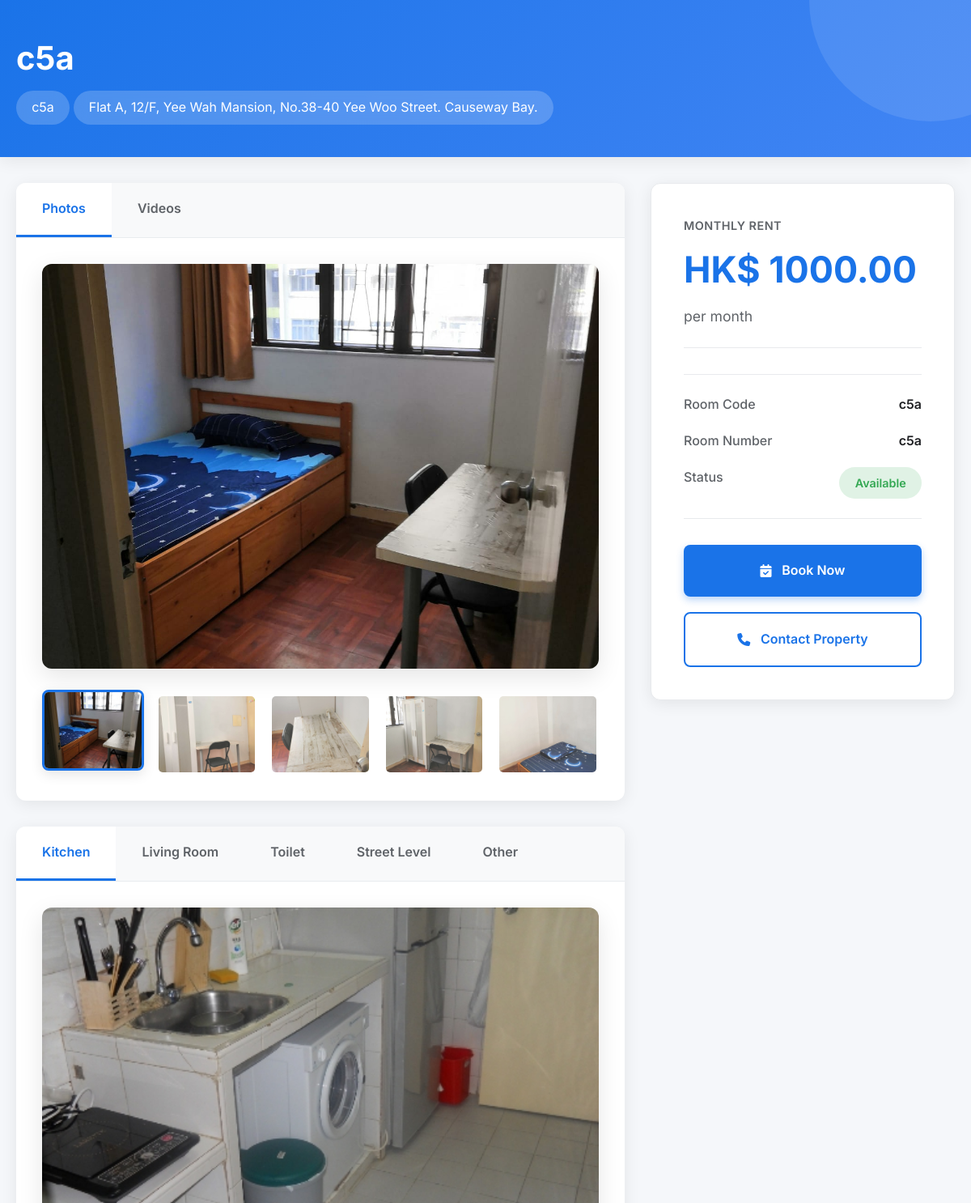
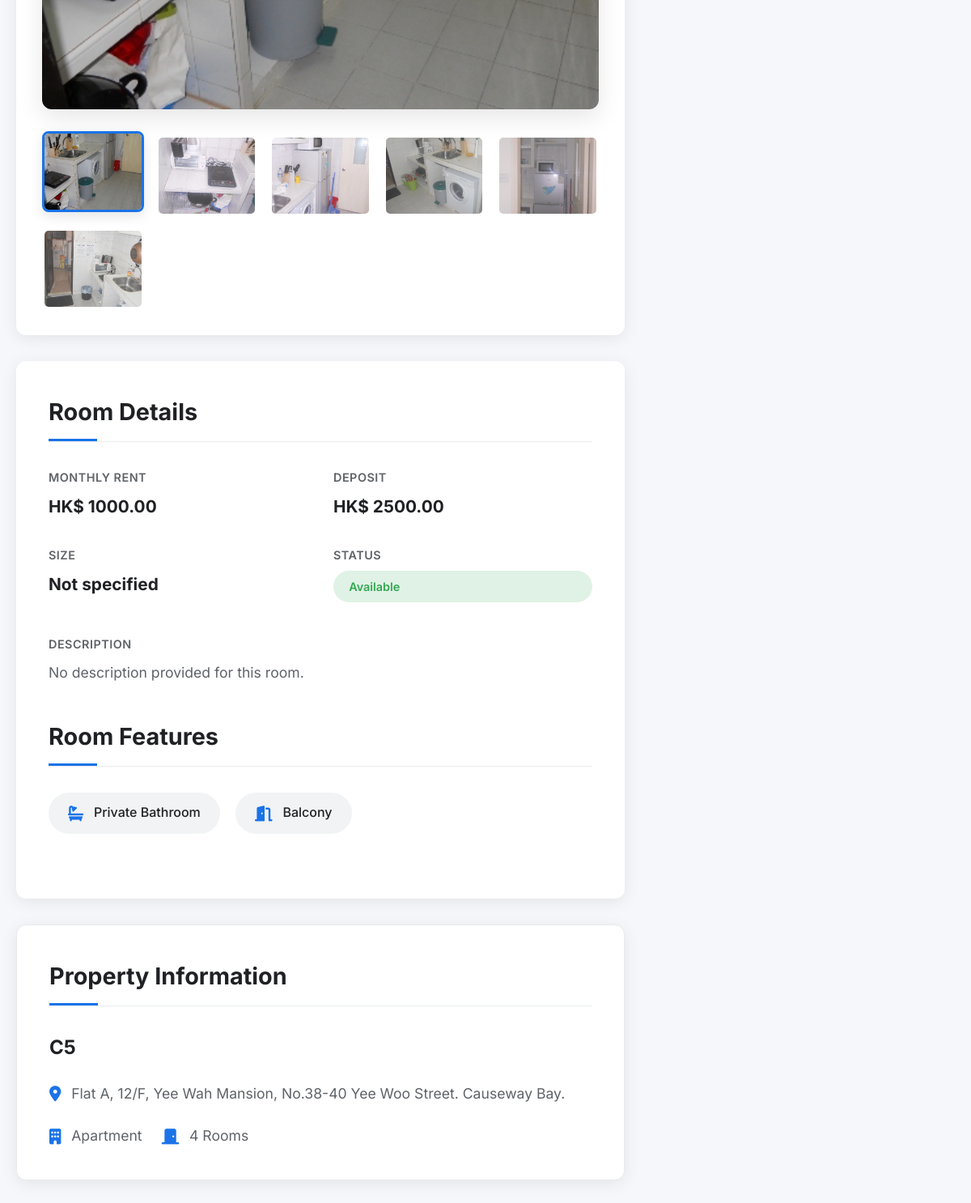
The page /crm/properties/crm/rooms/c5a/ (signed in) on the database its author committed (2 pictures, top to bottom).
### properties/models.py (models this page shows, shortened)
class Room(models.Model):
    ROOM_STATUS = [
        ('available', 'Available'),  # Ready for booking
        ('reserved', 'Reserved'),  # Booking confirmed, deposit paid
        ('occupied', 'Occupied'),  # Tenant actively living there
        ('maintenance', 'Under Maintenance'),  # Being repaired/cleaned
        ('temporary', 'Temporary Stay'),  # Short-term temporary occupancy
        ('cleaning', 'Being Cleaned'),  # Between tenants, being cleaned
    ]
    property = models.ForeignKey(Property, on_delete=models.CASCADE, related_name='rooms')
    room_code = models.CharField(max_length=10, unique=True)  # c5a, c5b, etc.
    room_number = models.CharField(max_length=20)
    description = models.TextField(blank=True)
    monthly_rent = models.DecimalField(max_digits=10, decimal_places=2, validators=[MinValueValidator(Decimal('0.01'))])
    deposit_amount = models.DecimalField(max_digits=10, decimal_places=2, default=2500.00)
    status = models.CharField(max_length=20, choices=ROOM_STATUS, default='available')
    post_ad_price = models.DecimalField(
        max_digits=10, decimal_places=2,
        null=True, blank=True,
        help_text="Price advertised to public (for rent increase detection)"
    )
    size_sqft = models.DecimalField(max_digits=8, decimal_places=2, null=True, blank=True)
    has_private_bathroom = models.BooleanField(default=False)
    has_balcony = models.BooleanField(default=False)
    created_at = models.DateTimeField(auto_now_add=True)
    updated_at = models.DateTimeField(auto_now=True)
    class Meta:
        ordering = ['room_code']
    def get_current_booking(self):
        today = timezone.now().date()
        try:
            return self.booking_set.filter(
                status='active',
                move_in_date__lte=today,
                move_out_date__gte=today
            ).first()
        except:
            return None

class Property(models.Model):
    PROPERTY_TYPES = [
        ('apartment', 'Apartment'),
        ('building', 'Building'),
    ]
    name = models.CharField(max_length=200)
    address = models.TextField()
    address_chinese = models.TextField(null=True, blank=True)
    property_type = models.CharField(max_length=20, choices=PROPERTY_TYPES)
    total_rooms = models.IntegerField()
    created_at = models.DateTimeField(auto_now_add=True)
    updated_at = models.DateTimeField(auto_now=True)
    def get_kitchen_images(self):
        return self.property_images.filter(image_type='kitchen')
    def get_living_room_images(self):
        return self.property_images.filter(image_type='living_room')
    def get_toilet_images(self):
        return self.property_images.filter(image_type='toilet')
    def get_street_level_images(self):
        return self.property_images.filter(image_type='street_level')
    def get_other_images(self):
        return self.property_images.filter(image_type='other')

class RoomPhoto(models.Model):
    room = models.ForeignKey(Room, on_delete=models.CASCADE, related_name="room_photos")
    image = models.ImageField(upload_to=room_photo_upload_path)
    uploaded_at = models.DateTimeField(auto_now_add=True)

class PropertyImage(models.Model):
    IMAGE_TYPES = [
        ('kitchen', 'Kitchen'),
        ('living_room', 'Living Room'),
        ('toilet', 'Toilet'),
        ('street_level', 'Street Level'),
        ('other', 'Other'),
    ]
    property = models.ForeignKey(Property, on_delete=models.CASCADE, related_name="property_images")
    image = models.ImageField(upload_to=property_image_upload_path)
    image_type = models.CharField(max_length=20, choices=IMAGE_TYPES)
    caption = models.CharField(max_length=200, blank=True, null=True)
    is_primary = models.BooleanField(default=False, help_text="Mark as primary image for this type")
    uploaded_at = models.DateTimeField(auto_now_add=True)
    class Meta:
        ordering = ['image_type', '-is_primary', 'uploaded_at']

### properties/views.py (the view)
# urls.py: path('crm/rooms/<str:room_code>/', views.crm_room_detail, name='crm_room_detail'),
@staff_required
def crm_room_detail(request, room_code):
    room = get_object_or_404(Room, room_code=room_code)
    current_booking = room.get_current_booking()
    from payments.models import Payment
    payment_history = Payment.objects.filter(
        booking__room=room
    ).select_related('booking__tenant').order_by('-payment_date')[:10]
    from maintenance.models import MaintenanceTicket
    maintenance_tickets = MaintenanceTicket.objects.filter(
        room=room
    ).select_related('tenant').order_by('-reported_date')[:5]
    context = {
        'room': room,
        'current_booking': current_booking,
        'payment_history': payment_history,
        'maintenance_tickets': maintenance_tickets,
        'title': f'Room {room.room_code} - CRM'
    }
    return render(request, 'properties/room_details.html', context)

### properties/views.py (called while the page is built)
def staff_required(view_func):
    decorated_view_func = login_required(user_passes_test(
        lambda u: u.is_staff,
        login_url='/admin/login/'
    )(view_func))
    return decorated_view_func

### templates/properties/room_details.html (shortened to what this page needs)
<!DOCTYPE html>
<html lang="en">
<head>
    <link rel="stylesheet" href="https://cdnjs.cloudflare.com/ajax/libs/font-awesome/6.4.0/css/all.min.css">
</head>
<body>
    <header class="header">
        <div class="container">
            <div class="header-content">
                <div>
                    <h1 class="room-title">{{ room.room_number }}</h1>
                    <div class="room-code">{{ room.room_code }}</div>
                    <div class="room-code">{{ room.property.address }}</div>
                </div>
            </div>
        </div>
    </header>
    <div class="container">
        <div class="main-content">
            <div>
                <section class="media-section">
                    <div class="media-tabs">
                        <div class="media-tab active" data-tab="photos">Photos</div>
                        <div class="media-tab" data-tab="videos">Videos</div>
                    </div>
                    <div class="media-content">
                        <div class="tab-content photos-content active">
                            {% if room.room_photos.all %}
                            <div class="gallery-container">
                                <img id="main-photo" src="{{ room.room_photos.first.image.url }}" alt="Room photo" class="main-media">
                                <div class="media-thumbnails">
                                    {% for photo in room.room_photos.all %}
                                    <img src="{{ photo.image.url }}" alt="Room photo thumbnail" class="thumbnail {% if forloop.first %}active{% endif %}" data-full="{{ photo.image.url }}">
                                    {% endfor %}
                                </div>
                            </div>
                            {% else %}
                            <div class="no-media">
                                <i class="fas fa-image"></i>
                                <p>No photos available for this room</p>
                            </div>
                            {% endif %}
                        </div>
                    </div>
                </section>
                <section class="property-images-section">
                    <div class="media-tabs">
                        <div class="media-tab active" data-tab="kitchen">Kitchen</div>
                        <div class="media-tab" data-tab="living-room">Living Room</div>
                        <div class="media-tab" data-tab="toilet">Toilet</div>
                        <div class="media-tab" data-tab="street-level">Street Level</div>
                        <div class="media-tab" data-tab="other">Other</div>
                    </div>
                    <div class="media-content">
                        <div class="tab-content kitchen-content active">
                            {% if room.property.get_kitchen_images %}
                            <div class="gallery-container">
                                <img id="main-kitchen-image" src="{{ room.property.get_kitchen_images.first.image.url }}" alt="Kitchen" class="main-media">
                                <div class="media-thumbnails">
                                    {% for image in room.property.get_kitchen_images %}
                                    <img src="{{ image.image.url }}" alt="Kitchen thumbnail" class="thumbnail {% if forloop.first %}active{% endif %}" data-full="{{ image.image.url }}">
                                    {% endfor %}
                                </div>
                            </div>
                            {% else %}
                            <div class="no-media">
                                <i class="fas fa-utensils"></i>
                                <p>No kitchen images available for this property</p>
                            </div>
                            {% endif %}
                        </div>
                    </div>
                </section>
                <section class="details-section">
                    <h2 class="section-title">Room Details</h2>
                    <div class="detail-grid">
                        <div class="detail-item">
                            <span class="detail-label">Monthly Rent</span>
                            <span class="detail-value">HK$ {{ room.monthly_rent }}</span>
                        </div>
                        <div class="detail-item">
                            <span class="detail-label">Deposit</span>
                            <span class="detail-value">HK$ {{ room.deposit_amount }}</span>
                        </div>
                        <div class="detail-item">
                            <span class="detail-label">Size</span>
                            <span class="detail-value">
                                {% if room.size_sqft %}
                                    {{ room.size_sqft }} sqft
                                {% else %}
                                    Not specified
                                {% endif %}
                            </span>
                        </div>
                        <div class="detail-item">
                            <span class="detail-label">Status</span>
                            <span class="status-badge status-{{ room.status }}">{{ room.get_status_display }}</span>
                        </div>
                    </div>
                    <div class="detail-item">
                        <span class="detail-label">Description</span>
                        <div class="description">
                            {% if room.description %}
                                {{ room.description }}
                            {% else %}
                                No description provided for this room.
                            {% endif %}
                        </div>
                    </div>
                    <h3 class="section-title">Room Features</h3>
                    <div class="features-list">
                        <div class="feature-badge {% if room.has_private_bathroom %}has-feature{% endif %}">
                            <i class="fas fa-bath"></i>
                            <span>Private Bathroom</span>
                        </div>
                        <div class="feature-badge {% if room.has_balcony %}has-feature{% endif %}">
                            <i class="fas fa-door-open"></i>
                            <span>Balcony</span>
                        </div>
                    </div>
                </section>
                <section class="property-info">
                    <h2 class="section-title">Property Information</h2>
                    <div class="property-name">{{ room.property.name }}</div>
                    <div class="property-details">
                        <div class="property-detail">
                            <i class="fas fa-map-marker-alt"></i>
                            <span>{{ room.property.address }}</span>
                        </div>
                        <div class="property-detail">
                            <i class="fas fa-building"></i>
                            <span>{{ room.property.get_property_type_display }}</span>
                        </div>
                        <div class="property-detail">
                            <i class="fas fa-door-closed"></i>
                            <span>{{ room.property.total_rooms }} Rooms</span>
                        </div>
                    </div>
                </section>
            </div>
            <div>
                <section class="booking-card">
                    <div class="price-section">
                        <div class="price-label">Monthly Rent</div>
                        <div class="price-value">HK$ {{ room.monthly_rent }}</div>
                        <div class="price-period">per month</div>
                    </div>
                    <div class="booking-info">
                        <div class="booking-item">
                            <span class="booking-label">Room Code</span>
                            <span class="booking-value">{{ room.room_code }}</span>
                        </div>
                        <div class="booking-item">
                            <span class="booking-label">Room Number</span>
                            <span class="booking-value">{{ room.room_number }}</span>
                        </div>
                        <div class="booking-item">
                            <span class="booking-label">Status</span>
                            <span class="status-badge status-{{ room.status }}">{{ room.get_status_display }}</span>
                        </div>
                    </div>
                    <div class="action-buttons">
                        {% if room.status == 'available' %}
                            <a href="#" class="btn btn-primary">
                                <i class="fas fa-calendar-check"></i> Book Now
                            </a>
                        {% else %}
                            <button class="btn btn-secondary" disabled>
                                <i class="fas fa-ban"></i> Not Available
                            </button>
                        {% endif %}
                        <a href="#" class="btn btn-outline">
                            <i class="fas fa-phone"></i> Contact Property
                        </a>
                    </div>
                </section>
            </div>
        </div>
    </div>
</body>
</html>

### rows shown on the page
Room: room_number "c5a", room_code "c5a", property.address "Flat A, 12/F, Yee Wah Mansion, No.38-40 Yee Woo Street. Causeway Bay.", room_photos.first.image (picture), property.get_kitchen_images.first.image (picture), monthly_rent "1000.00", deposit_amount "2500.00", status "Available", property.name "C5", property.property_type "Apartment", property.total_rooms "4"
RoomPhoto: image (picture)
RoomPhoto: image (picture)
RoomPhoto: image (picture)
RoomPhoto: image (picture)
RoomPhoto: image (picture)
PropertyImage: image (picture)
PropertyImage: image (picture)
PropertyImage: image (picture)
PropertyImage: image (picture)
PropertyImage: image (picture)
PropertyImage: image (picture)
